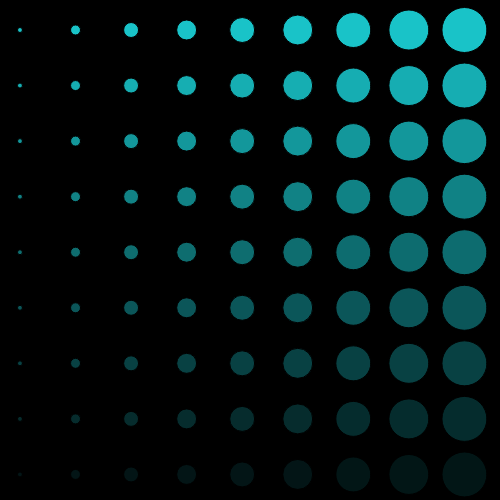
Frame 1 (no input)
Frame 60 (no input): identical to frame 1, image omitted
Frame 120 (the mouse pressed at the canvas centre since frame 60): identical to frame 1, image omitted

The p5.js sketch that drew this single still picture (run headless with seeded random() and noise() and a simulated clock; from frame 60 on, the mouse is pressed at the canvas centre):

// p5.js sketch
// ── sketch.js
/**
 *
 * Author  : Loizos Vasileiou (eeu905)
 * Module  : UXS-2071 (Scripted Media)
 * Email   : eeu905@bangor.ac.uk
 * Project : X071_05_EllipseGrid
 *
 */

/* Variables Declaration */
var canvasWidth = 500;
var canvasHeight = 500;

function setup() {
  createCanvas(canvasWidth, canvasHeight); //Create Canvas
}

function draw() {
  
  background(0); //Black Background Color
  
  /* Variables Declaration */
  var startX = 20; //Position X
  var startY = 30; //Position Y
  var ellipseSize = 5; //Size of the ellipse
  var spaceBetween = width / 9;//Space between the next circle

  /* Nested For Loops */
  var row,column; //For Loops

  for (row=0; row<9; row++) {
  
    for (column=0; column<9; column++) {
      
      /* Give Color & Brightness to every shape */
      var brightness = map(row,0,9,255,0);
      fill(25,195, 200,brightness); //Fill Turquoise Color
      
      /* Create Ellipse */
      ellipse(startX, startY, ellipseSize, ellipseSize);
      
      /* Change Location and Size */
      ellipseSize += 5;
      startX += spaceBetween;
    }
    
    /* When the row=9 set location to default value(20) */
    ellipseSize = 5;
    startX = 20;
    startY += spaceBetween; 
  }
}
